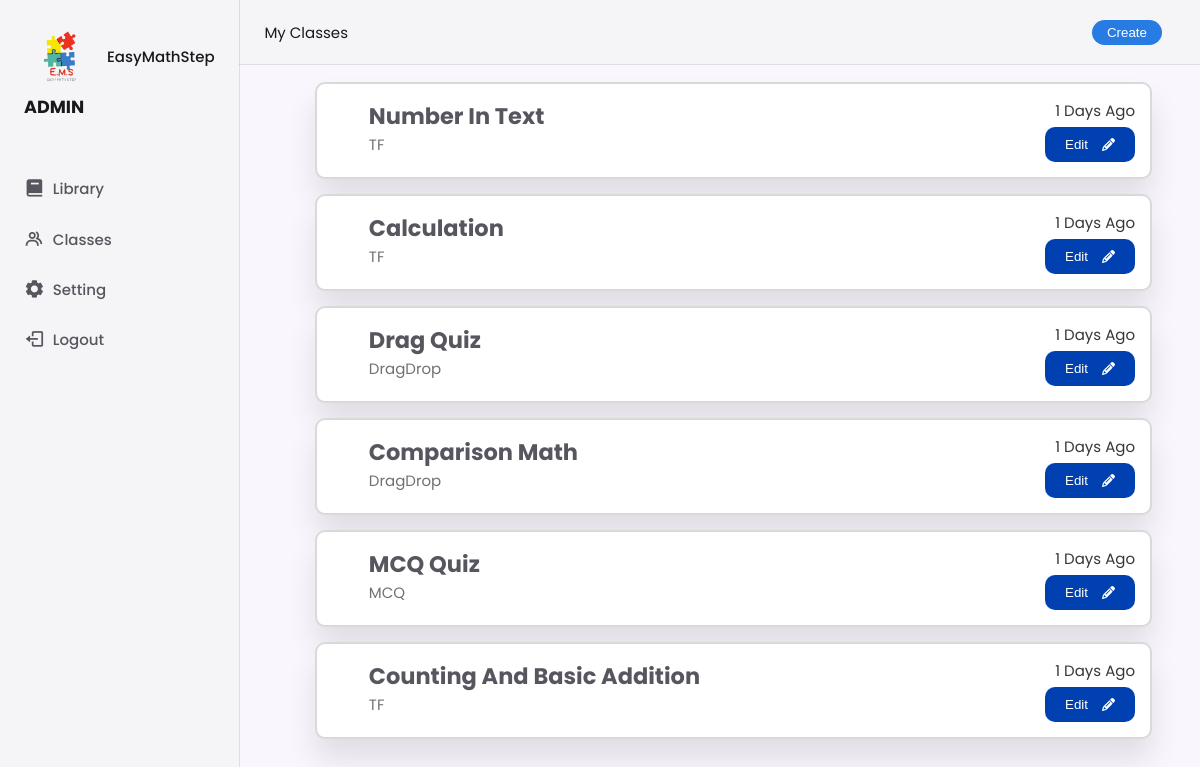
Page /library_page.php (signed in) on the committed database.
### tables this page shows
CREATE TABLE `teacher` (
  `teacher_email` varchar(255) NOT NULL,
  `password` varchar(255) DEFAULT NULL,
  `teacher_name` char(100) DEFAULT NULL,
  `teacher_number` varchar(20) DEFAULT NULL
);

CREATE TABLE `lesson` (
  `lesson_id` int(11) NOT NULL,
  `lesson_name` char(100) DEFAULT NULL,
  `teacher_email` varchar(255) DEFAULT NULL,
  `question_type` enum('MCQ','TF','DragDrop') DEFAULT NULL,
  `date_changes` datetime DEFAULT current_timestamp() ON UPDATE current_timestamp()
);

### Teacher_loginValidate.php (called while the page is built, shortened)
<?php
include('database/connection.php');
$user_email = $_COOKIE['user_email'];
$username_query = "SELECT * FROM teacher WHERE teacher_email = '$user_email'";
$result = $conn->query($username_query);
$row = $result->fetch_assoc();
$teacherName = $row['teacher_name']
?>

### library_page.php (the view, shortened to what this page needs)
<!DOCTYPE html>
<html lang="en">
<head>
    <link rel="stylesheet" href="./Css_folder/teacher_base.css">
    <link rel="stylesheet" href="./Css_folder/library_page.css">
    <link rel="stylesheet" href="https://cdn.jsdelivr.net/npm/boxicons@latest/css/boxicons.min.css">
    <link rel="stylesheet" href="https://cdnjs.cloudflare.com/ajax/libs/font-awesome/5.15.4/css/all.min.css" />
</head>
<body>
    <?php
    include('teacher_base.php');
    $sql = "SELECT lesson_id, lesson_name, question_type, date_changes FROM lesson WHERE teacher_email = ?";
    $stmt = $conn->prepare($sql);
    $stmt->bind_param("s", $user_email);
    $stmt->execute();
    $result = $stmt->get_result();
    while ($row = $result->fetch_assoc()) {
        $lesson_id = htmlspecialchars($row['lesson_id']);
        $lesson_name = htmlspecialchars($row['lesson_name']);
        $question_type = htmlspecialchars($row['question_type']);
        $date_changes = htmlspecialchars($row['date_changes']);
        $current_date = new DateTime();
        $date_change = new DateTime($date_changes);
        $interval = $current_date->diff($date_change);
        $days_ago = $interval->days . " days ago";
        $icons = [
            'MCQ' => "<i class='fas fa-question-circle'></i>",
            'DragDrop' => "<i class='far fa-hand-lizard'></i>",
            'TF' => "<i class='fas fa-check-circle'></i>"
        ];
        $icon = $icons[$question_type] ?? '';
        echo "
        <div class='quizgame_wapper'>
            <div class='quiz-container'>
                <div class='quiz-detail'>
                    <div class='img'>
                        $icon
                    </div>
                    <div class='text'>
                        <h2>$lesson_name</h2>
                        <span>$question_type</span>
                    </div>
                </div>
                <div class='edit_info'>
                    <span>$days_ago</span>
                    <div>
                        <button class='Btn' onclick='openModal(\"$lesson_id\", \"$question_type\")'>
                            Edit
                            <svg class='svg' viewBox='0 0 512 512'>
                                <path d='M410.3 231l11.3-11.3-33.9-33.9-62.1-62.1L291.7 89.8l-11.3 11.3-22.6 22.6L58.6 322.9c-10.4 10.4-18 23.3-22.2 37.4L1 480.7c-2.5 8.4-.2 17.5 6.1 23.7s15.3 8.5 23.7 6.1l120.3-35.4c14.1-4.2 27-11.8 37.4-22.2L387.7 253.7 410.3 231zM160 399.4l-9.1 22.7c-4 3.1-8.5 5.4-13.3 6.9L59.4 452l23-78.1c1.4-4.9 3.8-9.4 6.9-13.3l22.7-9.1v32c0 8.8 7.2 16 16 16h32zM362.7 18.7L348.3 33.2 325.7 55.8 314.3 67.1l33.9 33.9 62.1 62.1 33.9 33.9 11.3-11.3 22.6-22.6 14.5-14.5c25-25 25-65.5 0-90.5L453.3 18.7c-25-25-65.5-25-90.5 0zm-47.4 168l-144 144c-6.2 6.2-16.4 6.2-22.6 0s-6.2-16.4 0-22.6l144-144c6.2-6.2 16.4-6.2 22.6 0s6.2 16.4 0 22.6z'></path>
                            </svg>
                        </button>
                    </div>
                </div>
            </div>
        </div>
        ";
    }
    ?>
</body>
</html>

### teacher_base.php (shortened to what this page needs)
<?php
include('Teacher_loginValidate.php');
?>
      <header class="header">
            <div class="header-container">
                  <a class="header-title">My Classes</a>
                  <div class="header-create-class">
                        <button class="create-class-btn" id="create_btn"> Create </button>
                  </div>
            </div>
      </header>
      <div class="nav" id="navbar">
            <nav class="nav-container">
                  <div>
                        <a href="#" class="nav-link nav-logo">
                              <img src="src/logo.png" width="75" class="nav-icon">
                              <span class="logo-title">EasyMathStep</span>
                        </a>
                        <div class="nav-list">
                              <div class="nav-item">
                                    <h3 class="nav-subtitle"><?php echo "$teacherName"?> </h3>
                                    <a href="library_page.php" class="nav-link">
                                          <i class='bx bxs-book nav-icon'></i>
                                          <span class="nav-name">Library</span>
                                    </a>
                                    <a href="classes_page.php" class="nav-link">
                                          <i class='bx bx-group nav-icon' ></i>
                                          <span class="nav-name">Classes</span>
                                    </a>
                                    <a href="setting_page.php" class="nav-link">
                                          <i class='bx bxs-cog nav-icon' ></i>
                                          <span class="nav-name">Setting</span>
                                    </a>
                                    <a href="#" class="nav-link">
                                          <i class='bx bx-log-out nav-icon'></i>
                                          <span class="nav-name">Logout</span>
                                    </a>
                              </div>
                        </div>
                  </div>
            </nav>
      </div>

### Css_folder/teacher_base.css (style rules this page uses)
:root { --header-height: 3.5rem; --nav-width: 219px; --first-color: #267ce2; --first-color-light: #eeebeb; --title-color: #19181b; --text-color: #58555e; --text-color-light: #a5a1aa; --body-color: #f9f6fd; --container-color: #F5F5F7; --container-color-light:#f7f6f6; --body-font: "Poppins", sans-serif; --normal-font-size: .938rem; --small-font-size: .75rem; --smaller-font-size: .75rem; --font-medium-: 500; --font-semi-bold-: 600; --z-fixed: 100; }
@media screen and (min-width: 1024px) { :root { --normal-font-size--: 1rem; --small-font-size--: .875em; --smaller-font-size--: .813rem; } }
*,::before,::after { box-sizing: border-box; }
body { margin: var(--header-height) 0 0 0; padding: 1rem 1rem 0; font-family: var(--body-font); font-size: var(--normal-font-size); background-color: var(--body-color); color: var(--text-color); text-decoration: none; }
h3 { margin: 0; }
a { text-decoration: none; }
img { max-width: 100%; height:auto; }
.header { position: fixed; top: 0px; left: 10px; width: 100%; background-color: var(--container-color); box-shadow: 0px 1px 0 rgb(22,8,43,.1); padding: 0 1rem; z-index: var(--z-fixed); }
.header-container { display: flex; align-items: center; height: var(--header-height); justify-content: space-between; }
.header-title { color: var(--title-color); font-size: var(--font-semi-bold-); }
.create-class-btn { color: white; background-color: #267CE2; padding: 5px 15px; border: none; border-radius: 20px; cursor: pointer; }
.nav { position: fixed; top: 0; left: -100%; height: 100vh; padding: 1rem 1rem 3rem; background-color: var(--container-color); box-shadow: 1px 0 0 rgb(22, 8, 43,.1); z-index: var(--z-fixed); transition: .4s; }
.nav-container { height: 100%; display: flex; flex-direction: column; justify-content: space-between; overflow: auto; }
.logo-title { line-height: 1; color: var(--title-color); }
.nav-logo { font-weight: var(--font-medium-); }
.nav-list, .nav-item { display: grid; }
.nav-item { row-gap: 1.5rem; }
.nav-subtitle { font-family: var(--normal-font-size); text-transform: uppercase; color: var(--title-color); margin-bottom: 30px; }
.nav-link { display: flex; align-items: center; color: var(--text-color); }
.nav-icon { font-size: 2.5rem; margin-right: .5rem; }
.nav-name { font-size: var(--font-size); font-weight: var(--font-medium-); white-space: nowrap; }
@media screen and (min-width:1024px) { body { padding: 1rem 3rem 0 6rem; margin-left: var(--nav-width); } }
@media screen and (min-width:1024px) { .header { padding: 0 3rem 0 6rem; } }
@media screen and (min-width:1024px) { .header-container { height: calc(var(--header-height) + .5rem); justify-content: space-between; gap: 10px; } }
@media screen and (min-width:1024px) { .header-title { position: relative; left: 15%; } }
@media screen and (min-width:1024px) { .nav { left: 0; padding: 1.2rem 1.5rem 3rem; } }
@media screen and (min-width:1024px) { .nav-item { row-gap: 1.7rem; } }
@media screen and (min-width:1024px) { .nav-icon { font-size: 1.3rem; } }

### Css_folder/library_page.css (style rules this page uses)
.quizgame_wapper { margin: 10px auto; padding: 0; text-transform: capitalize; }
.quiz-container { width: 100%; padding: 15px; cursor: pointer; display: flex; border-radius: 10px; background: #fff; margin-bottom: 15px; justify-content: space-between; border: 2px solid rgb(217, 217, 217); box-shadow: 0 20px 30px rgba(0, 0, 0, 0.1); }
.quiz-detail { display: flex; }
.quiz-detail .text { margin-left: 2.3rem; }
.quiz-detail .text h2 { margin: 0px; }
.quiz-detail .text span { color: rgb(116, 112, 112); }
.edit_info { text-align: right; color: rgb(54, 54, 54); }
.Btn { position: relative; display: flex; align-items: center; justify-content: flex-start; width: 90px; height: 35px; border: none; padding: 0px 20px; background-color: #0040B0; color: white; margin-top: 5px; font-weight: 500; cursor: pointer; border-radius: 10px; transition-duration: .3s; }
.svg { width: 13px; position: absolute; right: 0; margin-right: 20px; fill: white; transition-duration: .3s; }

### rows in the picture
teacher: teacher_name "ADMIN"
lesson: lesson_name "Number In Text", question_type "TF"
lesson: lesson_name "Calculation", question_type "TF"
lesson: lesson_name "Drag Quiz", question_type "DragDrop"
lesson: lesson_name "Comparison Math", question_type "DragDrop"
lesson: lesson_name "MCQ Quiz", question_type "MCQ"
lesson: lesson_name "Counting And Basic Addition", question_type "TF"
